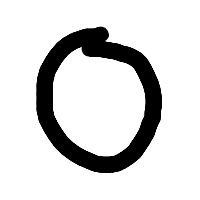
#> input picture Data mining/pawannotes/dev.cs.smu.ca/~pawan/5580/notes/python/workshop 2_code/images/0_original.png, 200 x 200 px; its folder holds 4 pictures in this run
$ python img_workshop.py
#> lines starting #> are read from the running program, lines starting #| are printed output that depends on the picture
#%matplotlib inline
import numpy as np
import os

from PIL import Image
import matplotlib.pylab as plt

def img_to_array(filename):

#> called with filename = '0_original.png'
    img = Image.open("images/"+ filename)
#> img is the input picture: PIL image 200x200 RGBA; mean R, G, B, A 0, 0, 0, 40.7
    img_array = np.asarray(img)[:, :, 3]
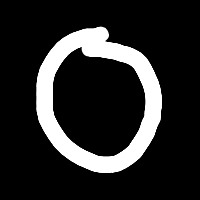
#> img_array: shape (200, 200); min 0, max 255, mean 40.7

    return img_array

filelist = os.listdir('images')
filtered_list = [i for i in filelist if "orig" in i]

#combined_img_array = np.empty()
for i, file in enumerate(filtered_list):
    img_array = img_to_array(file)
    if i == 0:
        combined_img_array = img_array
    else:
        combined_img_array = np.vstack((combined_img_array,
                                        img_array))
#> pass 2 of the loop `for i, file in enumerate(filtered_list):`:
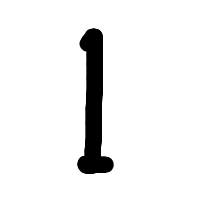
#> input picture Data mining/pawannotes/dev.cs.smu.ca/~pawan/5580/notes/python/workshop 2_code/images/1_original.png, 200 x 200 px
#> in img_to_array, img is the input picture: PIL image 200x200 RGBA; mean R, G, B, A 0, 0, 0, 17.6
#> in img_to_array (call 2), `img_array = np.asarray(img)[:, :, 3]`:
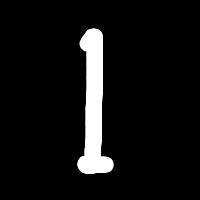
#> img_array: shape (200, 200); min 0, max 255, mean 17.6
#> `combined_img_array = np.vstack((combined_img_array, img_array))`:
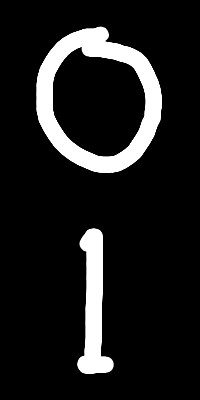
#> combined_img_array: shape (400, 200); min 0, max 255, mean 29.1
#> pass 3 of the loop `for i, file in enumerate(filtered_list):`:
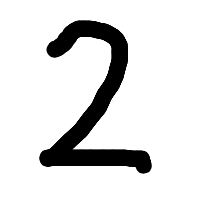
#> input picture Data mining/pawannotes/dev.cs.smu.ca/~pawan/5580/notes/python/workshop 2_code/images/2_original.png, 200 x 200 px
#> in img_to_array, img is the input picture: PIL image 200x200 RGBA; mean R, G, B, A 0, 0, 0, 34.2
#> in img_to_array (call 3), `img_array = np.asarray(img)[:, :, 3]`:
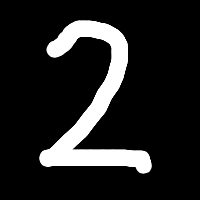
#> img_array: shape (200, 200); min 0, max 255, mean 34.2
#> `combined_img_array = np.vstack((combined_img_array, img_array))`:
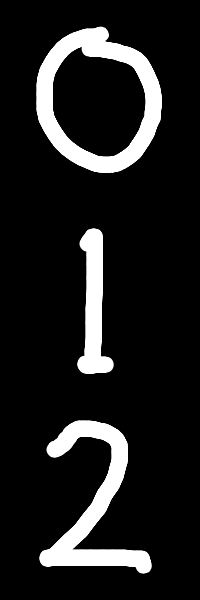
#> combined_img_array: shape (600, 200); min 0, max 255, mean 30.8
#> the loop made 4 passes; the first 3 are shown


plt.imshow(combined_img_array, cmap='gray_r')
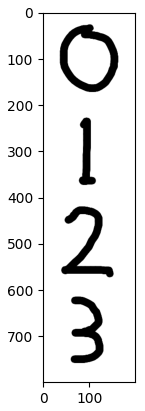
#> figure drawn by matplotlib, 1 panel
